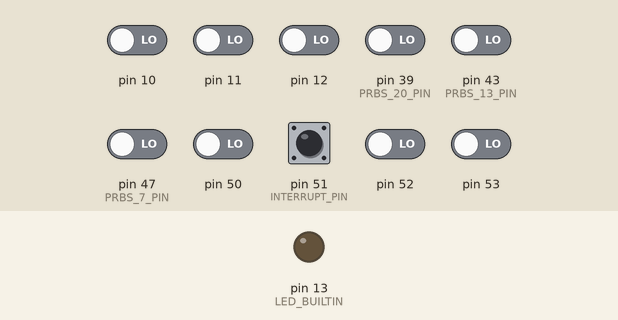
Recording of a sketch running on a simulated Arduino Mega 2560, built with avr-gcc and run on an emulated ATmega2560. On the bench: output pins drawn as LEDs (lit = HIGH). Inputs (shaded band) come from the test bench; at power-on: pin 10–12, pin 39 (PRBS_20_PIN), pin 43 (PRBS_13_PIN), pin 47 (PRBS_7_PIN), pin 50, pin 51 (INTERRUPT_PIN), pin 52, pin 53 LOW. What the sketch prints to the serial monitor is not drawn.

Above: at 1.2 s.
1.3 s: pin 39 (PRBS_20_PIN) driven HIGH
At 1.92 s:
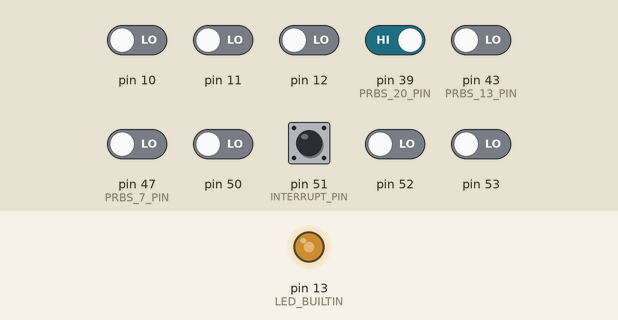
4.3 s: pin 51 (INTERRUPT_PIN) pulled HIGH for 0.15 s
7.3 s: pin 51 (INTERRUPT_PIN) pulled HIGH for 1 s
10.3 s: pin 51 (INTERRUPT_PIN) pulled HIGH for 0.15 s
At 10.41 s:
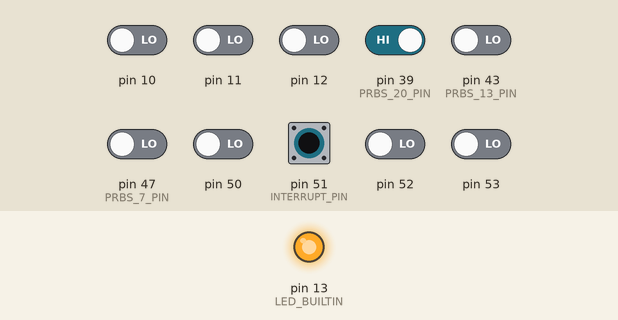
Timing chart, 0 to 14.3 s (numbered marks = the images above; inputs shaded):
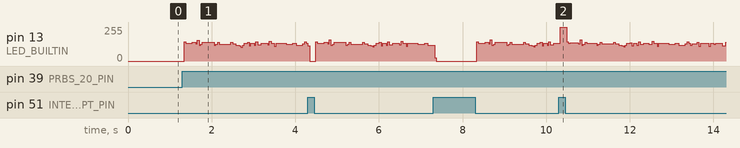

The sketch:

demo.ino
```cpp
// I set the pins to random digital pins on my board. Change these on yours
uint8_t PRBS_OUTPUT_PIN = LED_BUILTIN; // Output pin for the pseudorandom binary sequence (PRBS)
uint8_t INTERRUPT_PIN = 51; // Pin to be used as an interrupt (see PRBS7 function)

// Input pins for activating the PRBS functions
uint8_t PRBS_7_PIN = 47;
uint8_t PRBS_13_PIN = 43;
uint8_t PRBS_20_PIN = 39;

// Starting values for the PRBS (Passed to the functions)
uint8_t START_7 = 0x02; // For PRBS7
uint16_t START_13 = 0x02; // For PRBS13
uint32_t START_20 = 0x02; // For PRBS20

// Port and bit mask to use with fast write
volatile uint8_t *prbsOutPort;
uint8_t prbsBitMask;

// For fast interrupt handling
volatile uint8_t *interruptPort;
uint8_t interruptBitMask;

#define interruptRead() ((*interruptPort & interruptBitMask) != 0)

void setup()
{
  Serial.begin(115200); // For printing to the serial plotter. Remove to increase speed. If removed, remove all calls to Serial.println().
  setupPRBSOutPin(PRBS_OUTPUT_PIN); // Custom function to setup fast write for the prbs output pin
  setupInterruptPin(INTERRUPT_PIN); // Custom function to setup fast read for the interrupt pin
  pinMode(PRBS_7_PIN, INPUT);
  pinMode(PRBS_13_PIN, INPUT);
  pinMode(PRBS_20_PIN, INPUT);
}

void loop()
{
  if (digitalRead(PRBS_7_PIN) == HIGH)
  {
    PRBS7(START_7); // Can also be called with any non-zero 7-bit value, 1-127 (0x01 - 0x7f): PRBS7(0x2f)
  }
  if (digitalRead(PRBS_13_PIN) == HIGH)
  {
    PRBS13(START_13); // Can also be called with any non-zero 13-bit value, 1-8191 (0x01 - 0x1fff): PRBS13(0x3e6)
  }
  if (digitalRead(PRBS_20_PIN) == HIGH)
  {
    PRBS20(START_20); // Can also be called with any non-zero 20-bit value, 1-1048575 (0x01 - 0xfffff): PRBS20(0x24b3a)
  }
}

void PRBS7(uint8_t start)
{
  uint8_t a = start; // unsigned 8-bit integer
  /*
  Replace the for loop line with this one to remove the interrupt pin:
  for (size_t i = 0; i < 127; ++i)

  The important part is this:
  && !interruptRead()

  That checks if the interrupt pin is not high (low), then performs a logical AND so that it will exit.
  I'm not sure if a the fast read and a logical AND will make that much of a performance difference, but it's there if you need it.
  */
  for (uint8_t i = 0; i < 127 && !interruptRead(); ++i) // Can be interrupted (see above)
  {
    bool newbit = ((a >> 6) ^ (a >> 5)) & 1; // bit 6 XOR bit 5 (0 indexed)(6 and 7 standard index)
    a = ((a << 1) | newbit) & 0x7f;

    // Output newbit using a fast digital write (Replace this entire if-else statement with a digitalWrite if performance isnt an issue)
    if (newbit)
    {
      *prbsOutPort |= prbsBitMask;
    }
    else
    {
      *prbsOutPort &= ~prbsBitMask;
    }

    Serial.println(newbit); // Prints to the serial plotter. Remove to increase speed
  }
}

void PRBS13(uint16_t start)
{
  uint16_t a = start; // unsigned 16-bit integer
  for (uint16_t i = 0; i < 8191 && !interruptRead(); ++i) // Can be interrupted (see PRBS7)
  {
    bool newbit = ((a >> 12) ^ (a >> 11) ^ (a >> 1) ^ (a >> 0)) & 1; // bit 12 XOR bit 11 XOR bit 1 XOR bit 0 (0 indexed)(13, 12, 2, and 1 standard index)
    a = ((a << 1) | newbit) & 0x1fff;

    // Output newbit using a fast digital write
    if (newbit)
    {
      *prbsOutPort |= prbsBitMask;
    }
    else
    {
      *prbsOutPort &= ~prbsBitMask;
    }

    Serial.println(newbit); // Prints to the serial plotter. Remove to increase speed
  }
}

void PRBS20(uint32_t start)
{
  uint32_t a = start; // unsigned 32-bit integer
  for (uint32_t i = 0; i < 1048575 && !interruptRead(); ++i)  // Can be interrupted (see PRBS7)
  {
    bool newbit = ((a >> 19) ^ (a >> 2)) & 1; // bit 19 XOR bit 2 (0 indexed)(20 and 3 standard index)
    a = ((a << 1) | newbit) & 0xfffff;

    // Output newbit using a fast digital write
    if (newbit)
    {
      *prbsOutPort |= prbsBitMask;
    }
    else
    {
      *prbsOutPort &= ~prbsBitMask;
    }

    Serial.println(newbit); // Prints to the serial plotter. Remove to increase speed
  }
}

void setupPRBSOutPin(uint8_t pin) {
  // Make sure it's a valid pin
  uint8_t port = digitalPinToPort(pin);
  if (port == NOT_A_PIN) {
    Serial.println("Error: Invalid PRBS_OUTPUT_PIN");
    while (1); // Stop forever
  }

  // Get port and bit mask for the output pin
  prbsOutPort = portOutputRegister(port);
  prbsBitMask = digitalPinToBitMask(pin);

  pinMode(pin, OUTPUT);
}


void setupInterruptPin(uint8_t pin) {
  // Make sure it's a valid pin
  uint8_t port = digitalPinToPort(pin);
  if (port == NOT_A_PIN) {
    Serial.println("Error: Invalid INTERRUPT_PIN");
    while (1); // Stop forever
  }

  // Get port and bit mask for the interrupt pin
  interruptPort = portInputRegister(port);
  interruptBitMask = digitalPinToBitMask(pin);

  pinMode(pin, INPUT);
}
```
